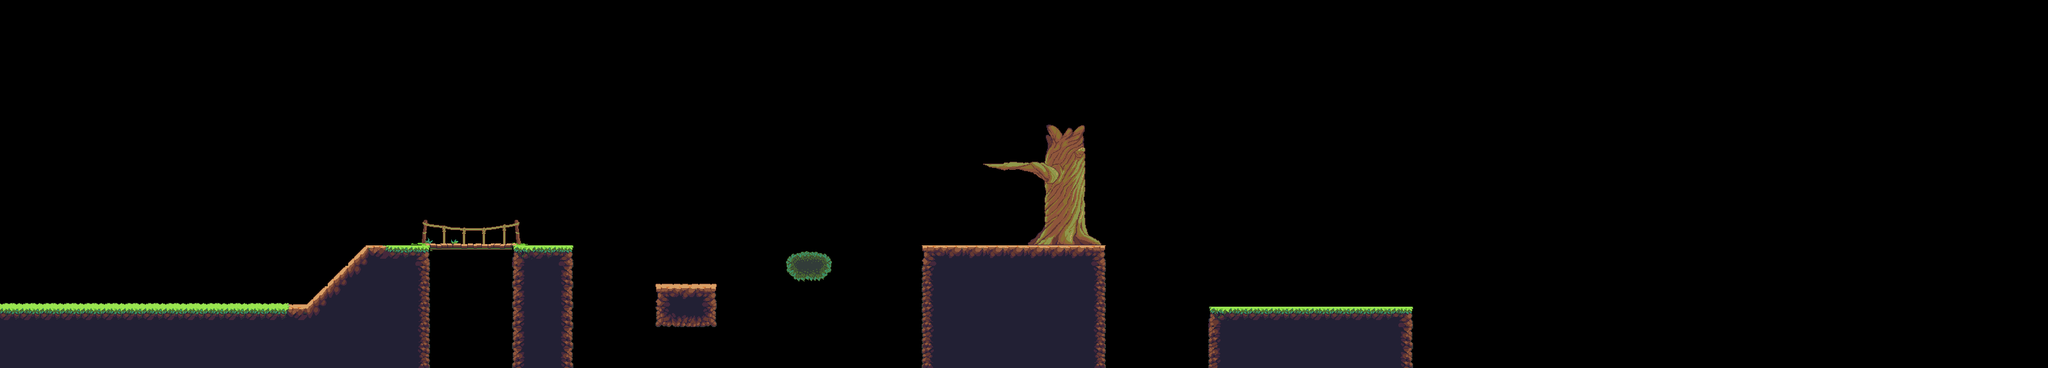

Below is a game level as drawn by its tile map, then a one-line description and the .tmx that defines it (tile-layer data replaced by summaries):
An orthogonal 100x18 tile map with 32x32 px tiles, 3 tile layers (Background, Foreground, Kachelebene 3) and 32 objects.

<map version="1.0" tiledversion="1.1.2" orientation="orthogonal" renderorder="right-down" width="100" height="18" tilewidth="32" tileheight="32" infinite="0" nextobjectid="34">
 <tileset firstgid="1" source="Jungle_terrain.tsx" />
 <layer name="Background" width="100" height="18">
  <data>[1800 cells, 0 non-empty, 0 distinct tile ids]</data>
 </layer>
 <layer name="Foreground" width="100" height="18">
  <data>[1800 cells, 243 non-empty, 63 distinct tile ids]</data>
 </layer>
 <layer name="Kachelebene 3" width="100" height="18">
  <data>[1800 cells, 0 non-empty, 0 distinct tile ids]</data>
 </layer>
 <objectgroup name="GROUNDS">
  <object id="1" x="0" y="480">
   <polyline points="0,0 480,0 576,-96 896,-96" />
  </object>
  <object id="2" x="1024" y="448">
   <polyline points="0,0 96,0" />
  </object>
  <object id="3" x="1228.67" y="413.333">
   <polyline points="0,0 20,-13.3333 50.6667,-14 69.3333,2" />
  </object>
  <object id="4" x="1440" y="384">
   <polyline points="0,0 288,0" />
  </object>
  <object id="5" x="1536" y="256">
   <polyline points="0,0 96,0" />
  </object>
  <object id="6" x="1636.67" y="224.667">
   <polyline points="0,0 27.3333,-0.666667 56.6667,0.666667" />
  </object>
  <object id="7" x="1888" y="480">
   <polyline points="0,0 320,0" />
  </object>
  <object id="32" x="1728" y="384">
   <polyline points="0,0 -33.3333,-18.6667" />
  </object>
  <object id="33" x="1600" y="384">
   <polyline points="0,0 32,-32" />
  </object>
 </objectgroup>
 <objectgroup name="WALLS">
  <object id="8" x="896" y="384">
   <polyline points="0,0 0,192" />
  </object>
  <object id="9" x="1024" y="448">
   <polyline points="0,0 0,64 96,64 96,0" />
  </object>
  <object id="10" x="0" y="480">
   <polyline points="0,0 0,96" />
  </object>
  <object id="11" x="1228.67" y="416.667">
   <polyline points="0,0 16.6667,18 50.6667,18 68,2" />
  </object>
  <object id="12" x="1440" y="384">
   <polyline points="0,0 0,192" />
  </object>
  <object id="13" x="1728" y="384">
   <polyline points="0,0 0,192" />
  </object>
  <object id="14" x="1536" y="256">
   <polyline points="0,0 32,8.66667 63.3333,10.6667 96.6667,26.6667 96,64 96,96" />
  </object>
  <object id="15" x="1693.33" y="229.333">
   <polyline points="0,0 2.66667,26.6667 2.66667,122.667 7.33333,138.667" />
  </object>
  <object id="16" x="1888" y="480">
   <polyline points="0,0 0,96" />
  </object>
  <object id="17" x="2208" y="480">
   <polyline points="0,0 0,96" />
  </object>
 </objectgroup>
 <objectgroup name="JUMPMARKS" visible="0">
  <object id="18" x="2224" y="448.667">
   <polyline points="0,0 0.666667,31.3333" />
  </object>
  <object id="19" x="1870.67" y="448.667">
   <polyline points="0,0 0.666667,30.6667" />
  </object>
  <object id="20" x="1742.67" y="353.333">
   <polyline points="0,0 0.666667,28.6667" />
  </object>
  <object id="21" x="1713.33" y="191.333">
   <polyline points="0,0 -1.33333,32" />
  </object>
  <object id="22" x="1614.67" y="190.667">
   <polyline points="0,0 1.33333,32.6667" />
  </object>
  <object id="23" x="1516.67" y="224">
   <polyline points="0,0 1.33333,30.6667" />
  </object>
  <object id="24" x="1421.33" y="352">
   <polyline points="0,0 0.666667,32.6667" />
  </object>
  <object id="25" x="1312.67" y="384.667">
   <polyline points="0,0 0.666667,30" />
  </object>
  <object id="26" x="1214.67" y="384.667">
   <polyline points="0,0 -0.666667,31.3333" />
  </object>
  <object id="27" x="1134" y="415.333">
   <polyline points="0,0 1.33333,31.3333" />
  </object>
  <object id="28" x="1005.33" y="416">
   <polyline points="0,0 0.666667,31.3333" />
  </object>
  <object id="29" x="912.667" y="352">
   <polyline points="0,0 0,31.3333" />
  </object>
  <object id="30" x="-24" y="448.667">
   <polyline points="0,0 0,30.6667" />
  </object>
 </objectgroup>
</map>
